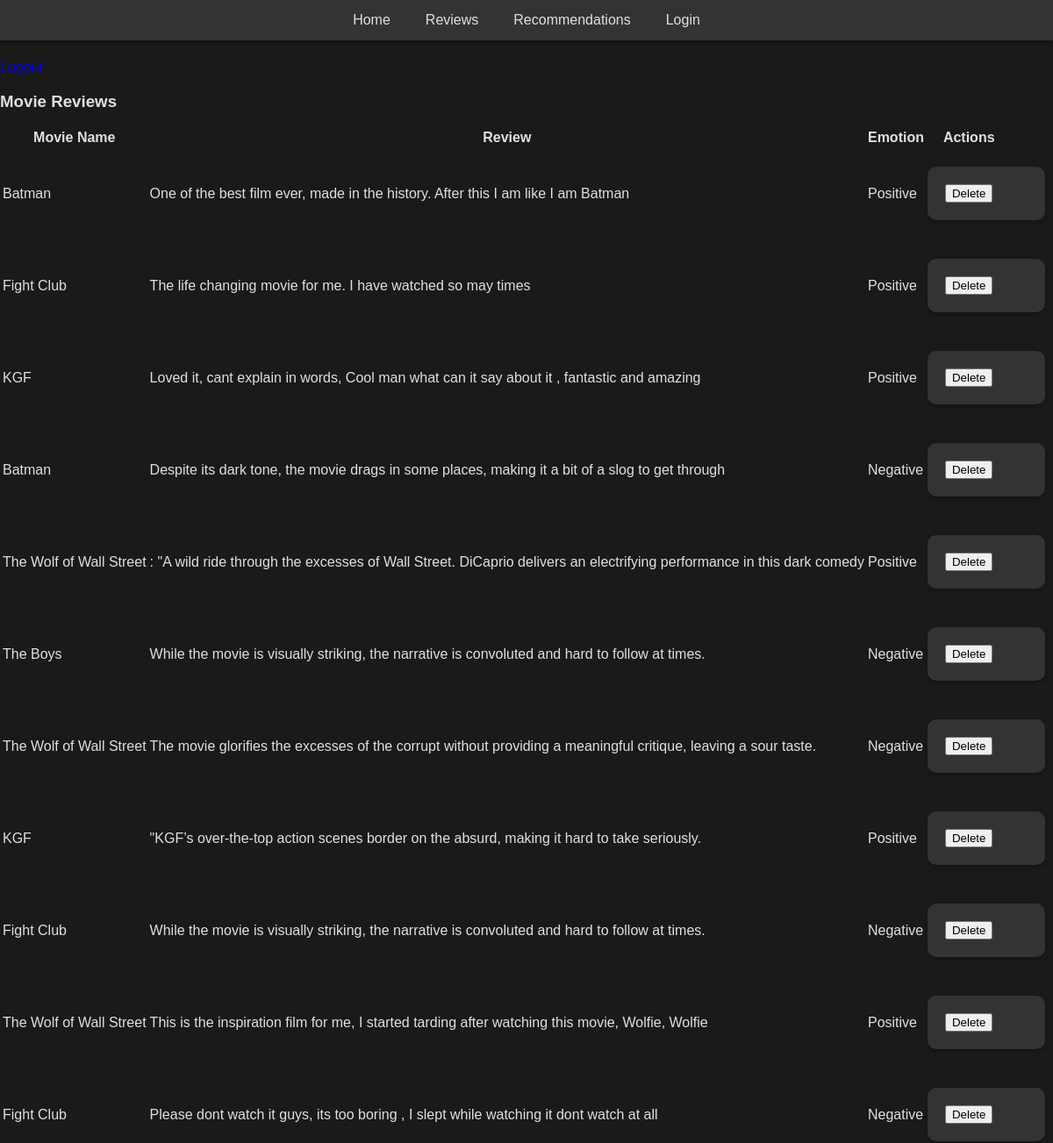
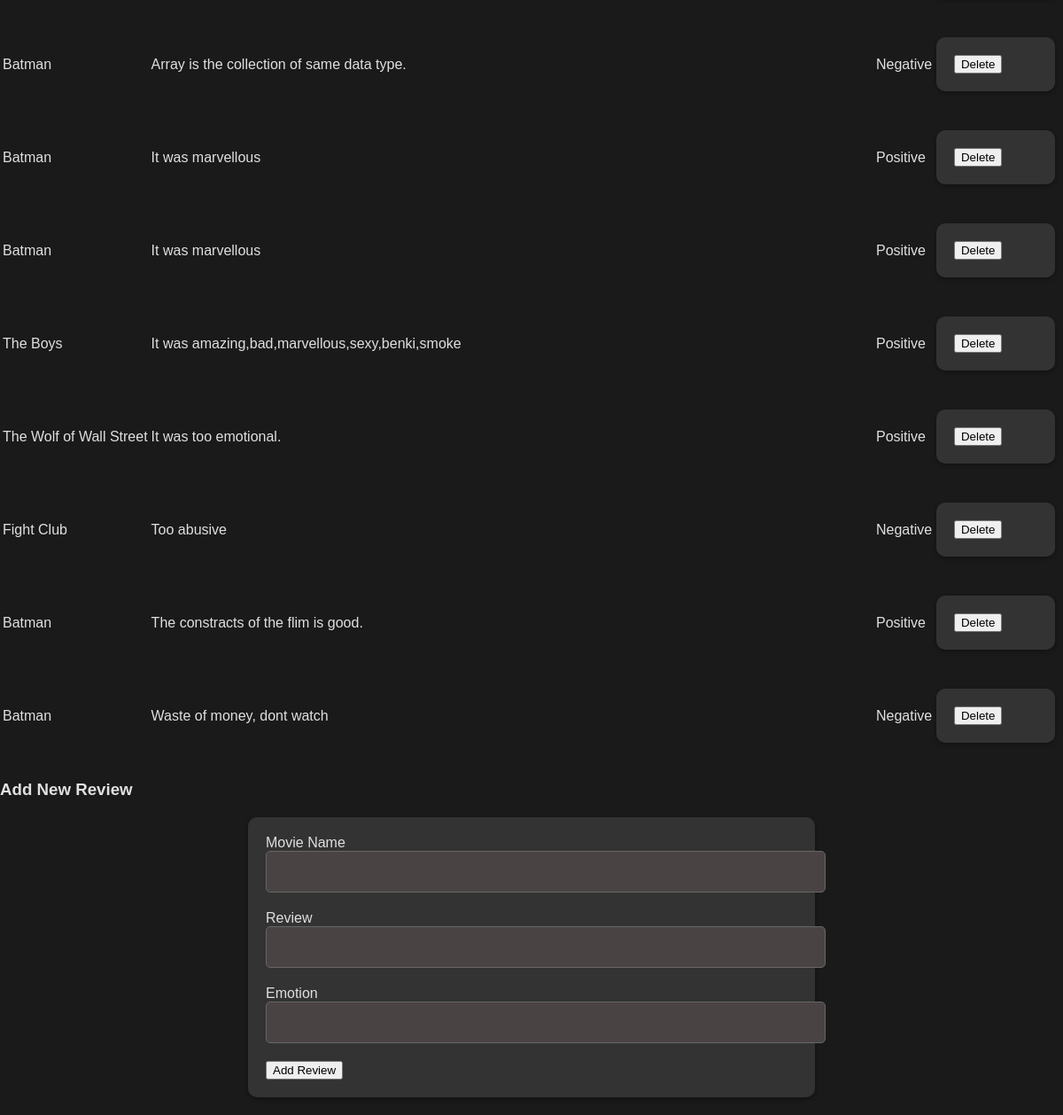
Screenshot of /admin_dashboard (signed in) with the database file from the repository (2 pictures, top to bottom).
### app.py (models this page shows, shortened)
class Movies(db.Model):
    movieid = db.Column(db.Integer,primary_key = True)
    moivename = db.Column(db.String(100), nullable=False)
    review = db.Column(db.String(100), nullable=False)
    emotion = db.Column(db.String(80), nullable=False)
    created_at = db.Column(db.DateTime(timezone=True),
                           server_default=func.now())

### app.py (the view)
@app.route("/admin_dashboard")
def admin_dashboard():
    if not session.get("admin_logged_in"):
        return redirect(url_for("admin_login"))
    reviews = Movies.query.all()
    return render_template("admin_dashboard.html", Reviews=reviews)

### templates/admin_dashboard.html (shortened to what this page needs)
{% extends 'base.html' %}
{% block content %}
<h2>Admin Dashboard</h2>
<a href="{{ url_for('admin_logout') }}">Logout</a>
<h3>Movie Reviews</h3>
<table>
    <tr>
        <th>Movie Name</th>
        <th>Review</th>
        <th>Emotion</th>
        <th>Actions</th>
    </tr>
    {% for review in Reviews %}
    <tr>
        <td>{{ review.moivename }}</td>
        <td>{{ review.review }}</td>
        <td>{{ review.emotion }}</td>
        <td>
            <form action="{{ url_for('delete_review', id=review.movieid) }}" method="POST">
                <button type="submit">Delete</button>
            </form>
        </td>
    </tr>
    {% endfor %}
</table>
<h3>Add New Review</h3>
<form action="{{ url_for('add_review') }}" method="POST">
    <label>Movie Name</label>
    <input type="text" name="movie_name" required>
    <label>Review</label>
    <input type="text" name="review" required>
    <label>Emotion</label>
    <input type="text" name="emotion" required>
    <button type="submit">Add Review</button>
</form>
{% endblock %}

### templates/base.html (shortened to what this page needs)
<!DOCTYPE html>
<html lang="en">
<head>
    <link rel="stylesheet" href="{{ url_for('static', filename='style.css') }}">
</head>
<body>
    <nav class="navbar">
        <ul>
            <li><a href="{{url_for('hello_world')}}">Home</a></li>
            <li><a href="#reviews">Reviews</a></li>
            <li><a href="{{ url_for('suggest_movie') }}">Recommendations</a></li>
            <li><a href="{{url_for('admin_login')}}">Login</a></li>
        </ul>
    </nav>
    {% block content %}
    {% endblock %}
</body>
</html>

### static/style.css (style rules this page uses)
body { background-color: #1a1a1a; margin: 0; font-family: Arial, sans-serif; color: #e0e0e0; }
h1 ,h2 { color: #efeadf; margin-bottom: 20px; }
.navbar { position: fixed; top: 0; width: 100%; background-color: #333; z-index: 1000; box-shadow: 0 2px 5px rgba(0, 0, 0, 0.5); }
.navbar ul { list-style-type: none; margin: 0; padding: 0; overflow: hidden; display: flex; justify-content: center; }
.navbar li { float: left; }
.navbar li a { display: block; color: #e0e0e0; text-align: center; padding: 14px 20px; text-decoration: none; transition: background-color 0.3s ease; }
form { width: 100%; max-width: 600px; margin: 20px auto; padding: 20px; background-color: #333; border-radius: 10px; box-shadow: 0 2px 5px rgba(0, 0, 0, 0.3); color: #e0e0e0; }
form input[type="text"], form input[type="email"], form textarea { width: 100%; padding: 15px; margin-bottom: 20px; border-radius: 5px; border: 1px solid #666; background-color: #4a4343; color: #e0e0e0; }

### rows the page displays
Movies: moivename "Batman", review "One of the best film ever, made in the history. After this I am like I am Batman", emotion "Positive"
Movies: moivename "Fight Club", review "The life changing movie for me. I have watched so may times", emotion "Positive"
Movies: moivename "KGF", review "Loved it, cant explain in words, Cool man what can it say about it , fantastic and amazing", emotion "Positive"
Movies: moivename "Batman", review "Despite its dark tone, the movie drags in some places, making it a bit of a slog to get through", emotion "Negative"
Movies: moivename "The Wolf of Wall Street", review ": \"A wild ride through the excesses of Wall Street. DiCaprio delivers an electrifying performance in this dark comedy", emotion "Positive"
Movies: moivename "The Boys", review "While the movie is visually striking, the narrative is convoluted and hard to follow at times.", emotion "Negative"
Movies: moivename "The Wolf of Wall Street", review "The movie glorifies the excesses of the corrupt without providing a meaningful critique, leaving a sour taste.", emotion "Negative"
Movies: moivename "KGF", review "\"KGF’s over-the-top action scenes border on the absurd, making it hard to take seriously.", emotion "Positive"
Movies: moivename "Fight Club", review "While the movie is visually striking, the narrative is convoluted and hard to follow at times.", emotion "Negative"
Movies: moivename "The Wolf of Wall Street", review "This is the inspiration film for me, I started tarding after watching this movie, Wolfie, Wolfie", emotion "Positive"
Movies: moivename "Fight Club", review "Please dont watch it guys, its too boring , I slept while watching it dont watch at all", emotion "Negative"
Movies: moivename "Batman", review "Array is the collection of same data type.", emotion "Negative"
Movies: moivename "Batman", review "It was marvellous", emotion "Positive"
Movies: moivename "Batman", review "It was marvellous", emotion "Positive"
Movies: moivename "The Boys", review "It was amazing,bad,marvellous,sexy,benki,smoke", emotion "Positive"
Movies: moivename "The Wolf of Wall Street", review "It was too emotional.", emotion "Positive"
Movies: moivename "Fight Club", review "Too abusive", emotion "Negative"
Movies: moivename "Batman", review "The constracts of the flim is good.", emotion "Positive"
Movies: moivename "Batman", review "Waste of money, dont watch", emotion "Negative"
